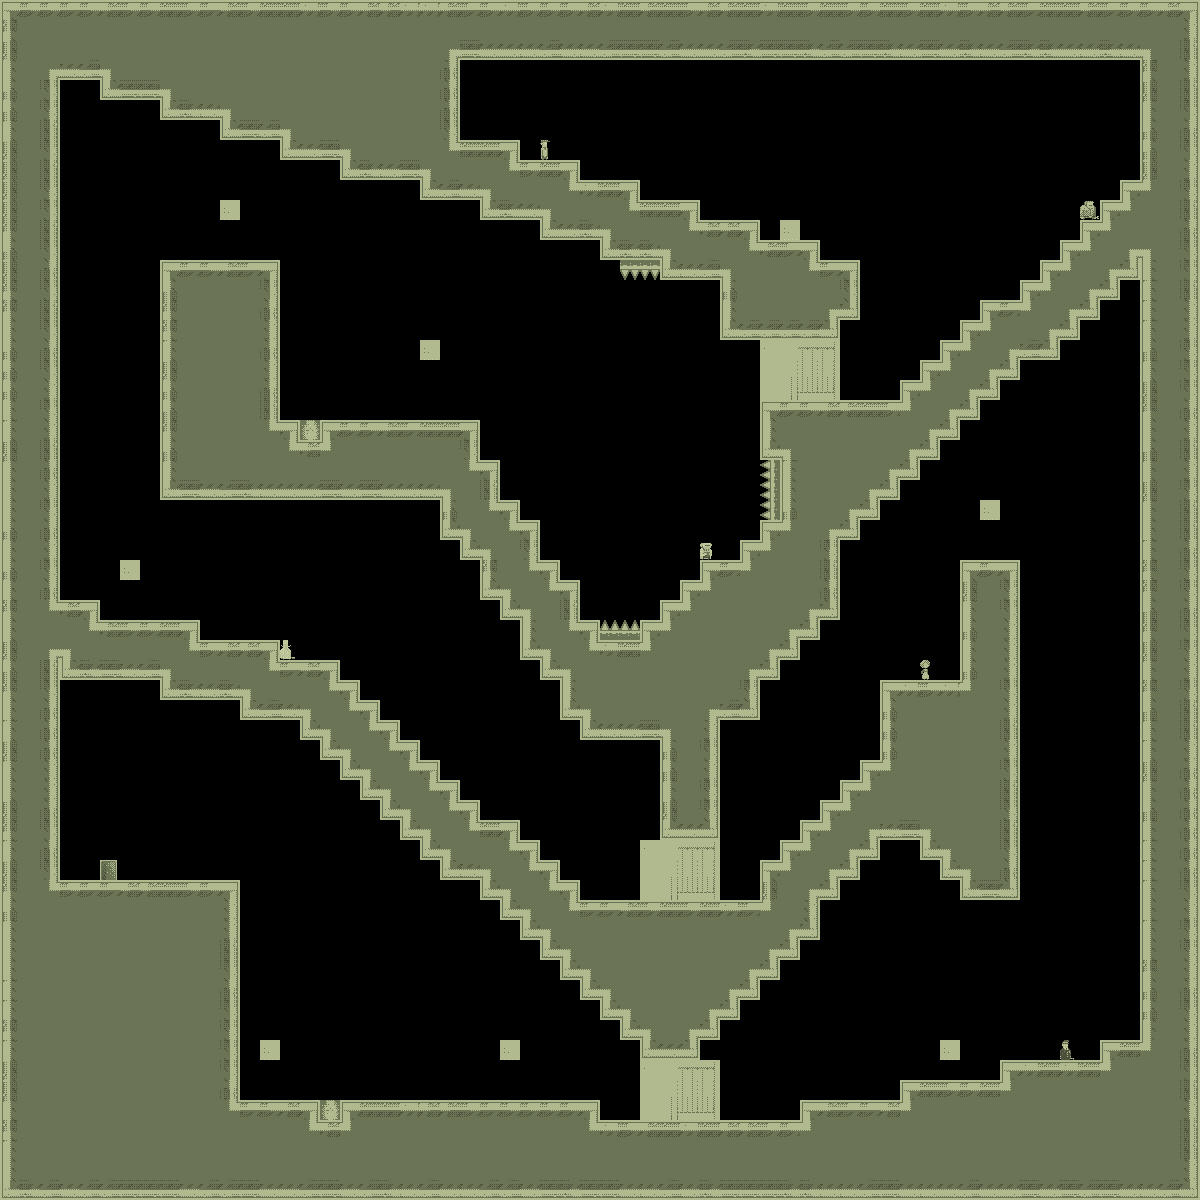

Rendered tile map (Tiled .tmx) drawn with the repository's tilesets; below, a short description and the map source with its tile grids summarised:
An orthogonal 60x60 tile map with 20x20 px tiles, 1 tile layer (bg).

<map version="1.0" orientation="orthogonal" width="60" height="60" tilewidth="20" tileheight="20">
 <tileset firstgid="1" name="tiles_sydney" tilewidth="20" tileheight="20">
  <image source="../../../../../SuperLemonadeFactory1989Content/Lemonade/tiles_warehouse.png" width="400" height="400" />
  <terraintypes>
   <terrain name="regularBlocks" tile="-1" />
  </terraintypes>
  <tile id="8" terrain=",,,0" />
  <tile id="9" terrain=",,0,0" />
  <tile id="10" terrain=",,0,0" />
  <tile id="11" terrain=",,0,0" />
  <tile id="12" terrain=",,0,0" />
  <tile id="13" terrain=",,0,0" />
  <tile id="14" terrain=",,0," />
  <tile id="15" terrain="0,0,0," />
  <tile id="16" terrain="0,0,,0" />
  <tile id="28" terrain=",0,,0" />
  <tile id="34" terrain="0,,0," />
  <tile id="35" terrain="0,,0,0" />
  <tile id="36" terrain=",0,0,0" />
  <tile id="48" terrain=",0,,0" />
  <tile id="54" terrain="0,,0," />
  <tile id="68" terrain=",0,,0" />
  <tile id="74" terrain="0,,0," />
  <tile id="88" terrain=",0,,0" />
  <tile id="94" terrain="0,,0," />
  <tile id="108" terrain=",0,,0" />
  <tile id="114" terrain="0,,0," />
  <tile id="128" terrain=",0,," />
  <tile id="129" terrain="0,0,," />
  <tile id="130" terrain="0,0,," />
  <tile id="131" terrain="0,0,," />
  <tile id="132" terrain="0,0,," />
  <tile id="133" terrain="0,0,," />
  <tile id="134" terrain="0,,," />
  <tile id="194" terrain="0,0,0,0" />
  <tile id="356">
   <properties>
    <property name="LargeCrate" value="" />
   </properties>
  </tile>
  <tile id="380">
   <properties>
    <property name="Andre" value="" />
   </properties>
  </tile>
  <tile id="381">
   <properties>
    <property name="Liselot" value="" />
   </properties>
  </tile>
  <tile id="382">
   <properties>
    <property name="Amsterdaam" value="" />
   </properties>
  </tile>
  <tile id="383">
   <properties>
    <property name="Worker" value="" />
   </properties>
  </tile>
  <tile id="384">
   <properties>
    <property name="Inspector" value="" />
   </properties>
  </tile>
  <tile id="385">
   <properties>
    <property name="Chef" value="" />
   </properties>
  </tile>
  <tile id="386">
   <properties>
    <property name="Exit" value="" />
   </properties>
  </tile>
  <tile id="387">
   <properties>
    <property name="Trampoline" value="" />
   </properties>
  </tile>
  <tile id="388">
   <properties>
    <property name="SmallCrate" value="" />
   </properties>
  </tile>
  <tile id="389">
   <properties>
    <property name="SugarBag" value="" />
   </properties>
  </tile>
 </tileset>
 <layer name="bg" width="60" height="60">
  <data>[3600 cells, 1762 non-empty, 53 distinct tile ids]</data>
 </layer>
 <objectgroup name="boxes" width="60" height="60" />
</map>
